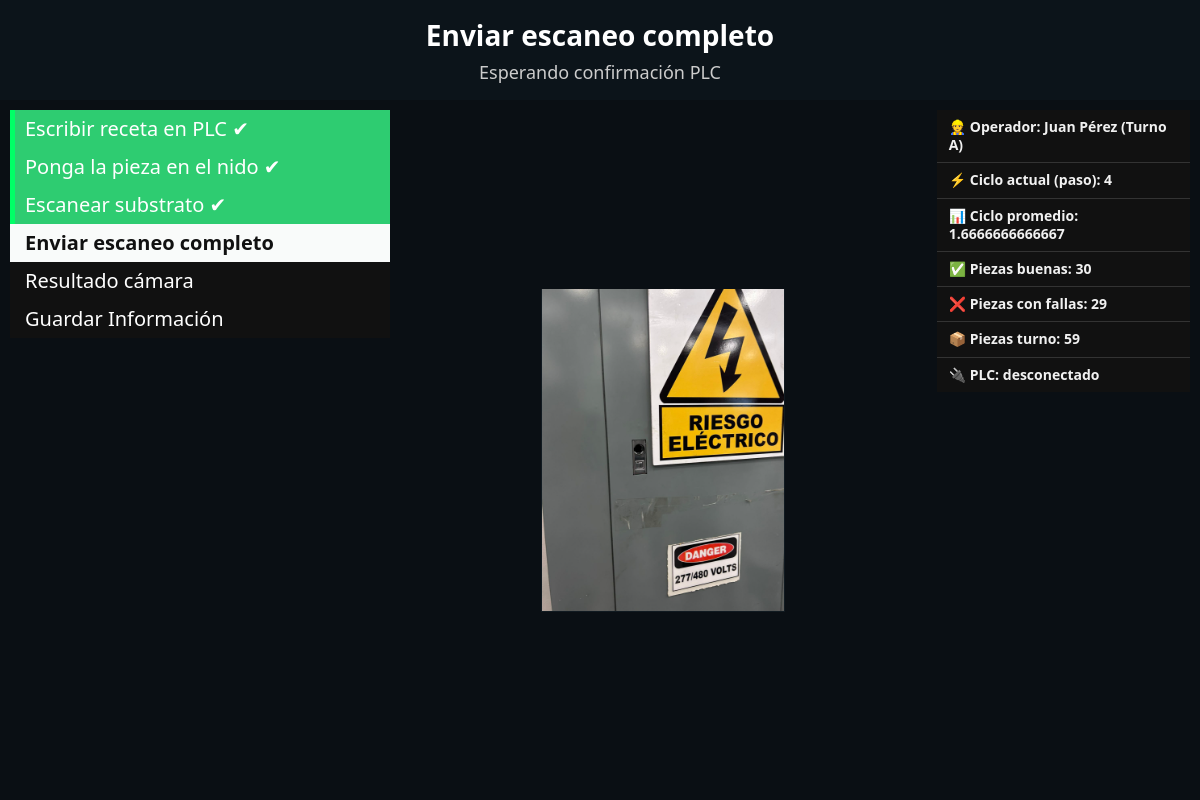
The page / on the database its author committed.
### tables this page shows
CREATE TABLE pasos (
        id INTEGER PRIMARY KEY AUTOINCREMENT,
        nombre TEXT NOT NULL,
        descripcion TEXT,
        estado TEXT CHECK(estado IN ('pendiente','ok','fail')) DEFAULT 'pendiente',
        imagen TEXT
    );

CREATE TABLE operador (
        id INTEGER PRIMARY KEY AUTOINCREMENT,
        nombre TEXT,
        turno TEXT,
        piezas_ok INTEGER DEFAULT 0,
        piezas_ng INTEGER DEFAULT 0
    );

CREATE TABLE maquina (
        id INTEGER PRIMARY KEY AUTOINCREMENT,
        ciclo_actual REAL DEFAULT 0,
        ciclo_promedio REAL DEFAULT 0,
        piezas_turno INTEGER DEFAULT 0,
        estado_plc TEXT CHECK(estado_plc IN ('conectado','desconectado')) DEFAULT 'desconectado',
        piezas_ok INTEGER DEFAULT 0,
        piezas_ng INTEGER DEFAULT 0
    );

### index.php (the view, shortened to what this page needs)
<?php
try {
    $db = new PDO('sqlite:demo_mes.db');
    $db->setAttribute(PDO::ATTR_ERRMODE, PDO::ERRMODE_EXCEPTION);
    $stmt = $db->query("SELECT * FROM pasos WHERE estado != 'ok' LIMIT 1");
    $paso_actual = $stmt->fetch(PDO::FETCH_ASSOC);
    $stmt = $db->query("SELECT * FROM pasos");
    $pasos = $stmt->fetchAll(PDO::FETCH_ASSOC);
    $stmt = $db->query("SELECT * FROM operador ORDER BY id DESC LIMIT 1");
    $operador = $stmt->fetch(PDO::FETCH_ASSOC);
    $stmt = $db->query("SELECT * FROM maquina ORDER BY id DESC LIMIT 1");
    $maquina = $stmt->fetch(PDO::FETCH_ASSOC);
} catch (PDOException $e) {
    die("Error de conexión: " . $e->getMessage());
}
?>
<!DOCTYPE html>
<html lang="es">
<head>
    <link rel="stylesheet" href="css/estilos.css">
</head>
<body>
    <header>
        <div class="titulo-box">
            <div class="titulo"><?= htmlspecialchars($paso_actual['nombre']) ?></div>
            <div class="subtitulo"><?= htmlspecialchars($paso_actual['descripcion']) ?></div>
        </div>
    </header>
    <div class="container">
        <div class="sidebar">
            <ul class="pasos">
                <?php foreach ($pasos as $row): ?>
                <li class="<?= $row['estado'] ?> <?= $row['id']==$paso_actual['id']?'actual':'' ?>">
                    <?= htmlspecialchars($row['nombre']) ?>
                    <?= $row['estado']=='ok'?'✔':'' ?>
                </li>
                <?php endforeach; ?>
            </ul>
        </div>
        <div class="main">
            <img src="<?= htmlspecialchars($paso_actual['imagen']) ?>" alt="Paso actual">
        </div>
        <div class="rightbar">
            <div class="card">👷 Operador: <?= htmlspecialchars($operador['nombre']) ?>
                (<?= htmlspecialchars($operador['turno']) ?>)</div>
            <div class="card">⚡ Ciclo actual (paso): <?= htmlspecialchars($maquina['ciclo_actual']) ?></div>
            <div class="card">📊 Ciclo promedio: <?= htmlspecialchars($maquina['ciclo_promedio']) ?></div>
            <div class="card">✅ Piezas buenas: <?= htmlspecialchars($maquina['piezas_ok']) ?></div>
            <div class="card">❌ Piezas con fallas: <?= htmlspecialchars($maquina['piezas_ng']) ?></div>
            <div class="card">📦 Piezas turno: <?= htmlspecialchars($maquina['piezas_turno']) ?></div>
            <div class="card">🔌 PLC: <?= htmlspecialchars($maquina['estado_plc']) ?></div>
        </div>
    </div>
</body>
</html>

### css/estilos.css (style rules this page uses)
body { font-family: "Segoe UI", Arial, sans-serif; margin: 0; background: #0a0f14; color: #0a0f14; display: flex; flex-direction: column; height: 100vh; }
body { margin: 0; display: flex; flex-direction: column; height: 100vh; }
header { flex: 0 0 100px; background: #0c141a; display: flex; justify-content: center; align-items: center; }
.titulo-box { display: flex; flex-direction: column; align-items: center; justify-content: center; text-align: center; width: 100%; }
.titulo { font-size: 28px; font-weight: bold; margin-bottom: 6px; color: #fff; }
.subtitulo { font-size: 18px; color: #ccc; }
.container { flex: 1; display: flex; overflow: hidden; }
.sidebar { flex: 3; background: #0a0f14; padding: 10px; box-sizing: border-box; overflow-y: auto; }
.main { flex: 4; display: flex; align-items: center; justify-content: center; padding: 10px; box-sizing: border-box; }
.rightbar { flex: 2; padding: 10px; box-sizing: border-box; overflow-y: auto; }
.pasos { margin: 0; padding: 0; }
.pasos li { list-style: none; margin: 0; padding: 6px 10px; line-height: 1.3; font-size: 14px; background: #0a0f14; color: #f1f1f1; border-left: 5px solid transparent; }
.pasos li.actual { background: #f9fbfa; color: #111111; font-weight: bold; font-size: 20px; }
.pasos .ok { background: #2ecc71; color: #ffffff; border-left: 5px solid #00ff66; font-size: 20px; }
.pasos .actual { background: #f9fbfa; color: #fffefe; font-weight: bold; font-size: 35px; }
.pasos .pendiente { background: #111; color: #fff; font-size: 20px; }
.card { background: #111; padding: 8px 12px; font-size: 14px; font-weight: bold; color: #f1f1f1; border-bottom: 1px solid #333; margin: 0; line-height: 1.3; }
.card:last-child { border-bottom: none; }
.titulo-box .titulo, .titulo-box .subtitulo { display: block; width: 100%; text-align: center; }

### rows shown on the page
pasos: nombre "Enviar escaneo completo", descripcion "Esperando confirmación PLC", imagen (picture)
pasos: nombre "Escribir receta en PLC"
pasos: nombre "Ponga la pieza en el nido"
pasos: nombre "Escanear substrato"
pasos: nombre "Resultado cámara"
pasos: nombre "Guardar Información"
operador: nombre "Juan Pérez", turno "Turno A"
maquina: ciclo_actual "4", ciclo_promedio "1.6666666666667", piezas_ok "30", piezas_ng "29", piezas_turno "59", estado_plc "desconectado"
